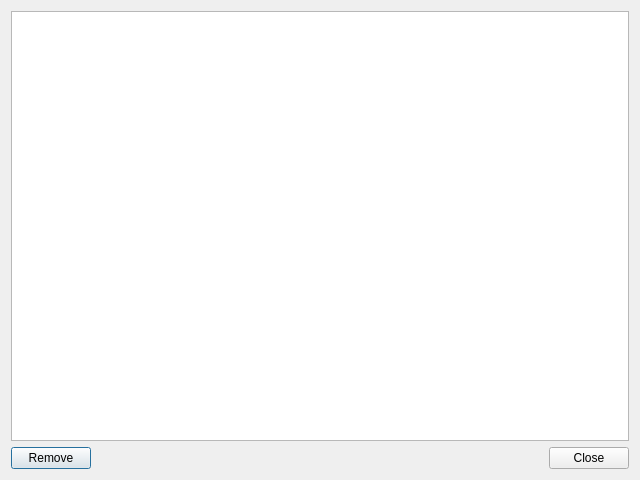
<?xml version="1.0" encoding="UTF-8"?>
<ui version="4.0">
 <class>QuickModRepoDialog</class>
 <widget class="QDialog" name="QuickModRepoDialog">
  <property name="geometry">
   <rect>
    <x>0</x>
    <y>0</y>
    <width>640</width>
    <height>480</height>
   </rect>
  </property>
  <property name="windowTitle">
   <string>QuickMod Repositories</string>
  </property>
  <layout class="QVBoxLayout" name="verticalLayout">
   <item>
    <widget class="QTreeView" name="treeView"/>
   </item>
   <item>
    <layout class="QHBoxLayout" name="horizontalLayout">
     <item>
      <widget class="QPushButton" name="removeBtn">
       <property name="toolTip">
        <string>This will stop downloading the index of the repository. It will not remove QuickMods that originate from that repository.</string>
       </property>
       <property name="text">
        <string>Remove</string>
       </property>
      </widget>
     </item>
     <item>
      <spacer name="horizontalSpacer">
       <property name="orientation">
        <enum>Qt::Horizontal</enum>
       </property>
       <property name="sizeHint" stdset="0">
        <size>
         <width>40</width>
         <height>20</height>
        </size>
       </property>
      </spacer>
     </item>
     <item>
      <widget class="QPushButton" name="closeBtn">
       <property name="text">
        <string>Close</string>
       </property>
      </widget>
     </item>
    </layout>
   </item>
  </layout>
 </widget>
 <resources/>
 <connections>
  <connection>
   <sender>closeBtn</sender>
   <signal>clicked()</signal>
   <receiver>QuickModRepoDialog</receiver>
   <slot>accept()</slot>
   <hints>
    <hint type="sourcelabel">
     <x>574</x>
     <y>456</y>
    </hint>
    <hint type="destinationlabel">
     <x>549</x>
     <y>439</y>
    </hint>
   </hints>
  </connection>
 </connections>
</ui>
